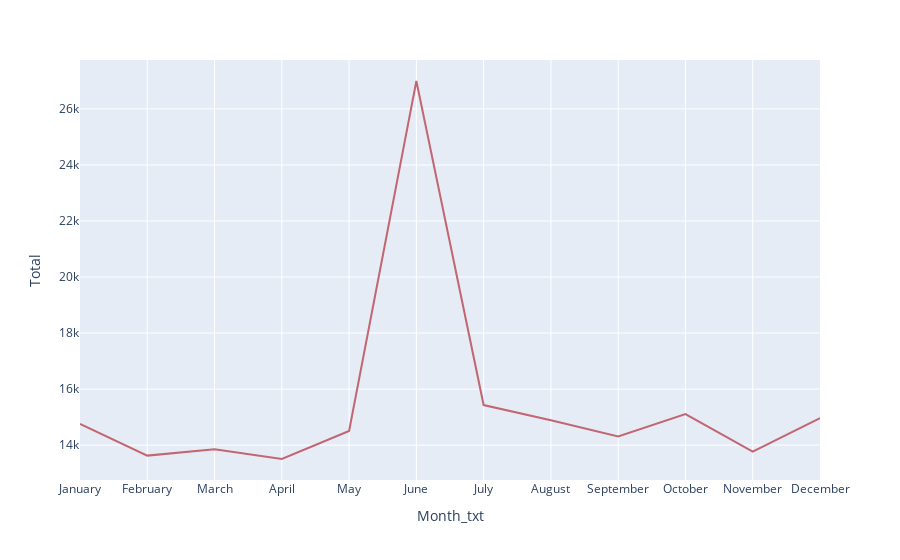

Notebook code for this chart:
### Code cell
fig = px.line(data_group, x="Month_txt", y="Total", color_discrete_sequence=["#c26671"])
fig.show()

### Figure 1 — Plotly figure (JSON) as saved in the notebook; plotly's stock layout.template omitted (floating-point values rounded to 4 significant figures)
{"data": [{"hovertemplate": "Month_txt=%{x}<br>Total=%{y}<extra></extra>", "legendgroup": "", "line": {"color": "#c26671", "dash": "solid"}, "marker": {"symbol": "circle"}, "mode": "lines", "name": "", "orientation": "v", "showlegend": false, "type": "scatter", "x": ["January", "February", "March", "April", "May", "June", "July", "August", "September", "October", "November", "December"], "xaxis": "x", "y": [14755, 13626, 13854, 13505, 14505, 26997, 15430, 14891, 14312, 15110, 13769, 14961], "yaxis": "y"}], "layout": {"legend": {"tracegroupgap": 0}, "margin": {"t": 60}, "xaxis": {"anchor": "y", "domain": [0, 1], "title": {"text": "Month_txt"}}, "yaxis": {"anchor": "x", "domain": [0, 1], "title": {"text": "Total"}}}}
